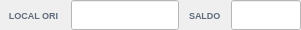
                  <widget class="QWidget" name="widget_20" native="true">
                   <property name="minimumSize">
                    <size>
                     <width>0</width>
                     <height>30</height>
                    </size>
                   </property>
                   <property name="maximumSize">
                    <size>
                     <width>16777215</width>
                     <height>30</height>
                    </size>
                   </property>
                   <property name="styleSheet">
                    <string notr="true"/>
                   </property>
                   <layout class="QHBoxLayout" name="horizontalLayout_18">
                    <property name="spacing">
                     <number>6</number>
                    </property>
                    <property name="leftMargin">
                     <number>0</number>
                    </property>
                    <property name="topMargin">
                     <number>0</number>
                    </property>
                    <property name="rightMargin">
                     <number>0</number>
                    </property>
                    <property name="bottomMargin">
                     <number>0</number>
                    </property>
                    <item>
                     <widget class="QLabel" name="label_33">
                      <property name="sizePolicy">
                       <sizepolicy hsizetype="Preferred" vsizetype="Preferred">
                        <horstretch>0</horstretch>
                        <verstretch>0</verstretch>
                       </sizepolicy>
                      </property>
                      <property name="minimumSize">
                       <size>
                        <width>65</width>
                        <height>0</height>
                       </size>
                      </property>
                      <property name="maximumSize">
                       <size>
                        <width>65</width>
                        <height>16777215</height>
                       </size>
                      </property>
                      <property name="font">
                       <font>
                        <pointsize>-1</pointsize>
                        <weight>75</weight>
                        <bold>true</bold>
                       </font>
                      </property>
                      <property name="styleSheet">
                       <string notr="true">border: none;
background: transparent;
color: #5f6b7a;
font-size: 9px;
font-weight: bold;
padding-left: 2px;</string>
                      </property>
                      <property name="text">
                       <string>LOCAL ORI</string>
                      </property>
                      <property name="alignment">
                       <set>Qt::AlignCenter</set>
                      </property>
                     </widget>
                    </item>
                    <item>
                     <widget class="QLineEdit" name="line_Local_Venda">
                      <property name="sizePolicy">
                       <sizepolicy hsizetype="Preferred" vsizetype="Preferred">
                        <horstretch>0</horstretch>
                        <verstretch>0</verstretch>
                       </sizepolicy>
                      </property>
                      <property name="font">
                       <font>
                        <pointsize>9</pointsize>
                       </font>
                      </property>
                      <property name="styleSheet">
                       <string notr="true">background-color: rgb(255, 255, 255);</string>
                      </property>
                      <property name="alignment">
                       <set>Qt::AlignLeading|Qt::AlignLeft|Qt::AlignVCenter</set>
                      </property>
                      <property name="readOnly">
                       <bool>true</bool>
                      </property>
                     </widget>
                    </item>
                    <item>
                     <widget class="QLabel" name="label_39">
                      <property name="sizePolicy">
                       <sizepolicy hsizetype="Preferred" vsizetype="Preferred">
                        <horstretch>0</horstretch>
                        <verstretch>0</verstretch>
                       </sizepolicy>
                      </property>
                      <property name="minimumSize">
                       <size>
                        <width>40</width>
                        <height>0</height>
                       </size>
                      </property>
                      <property name="maximumSize">
                       <size>
                        <width>40</width>
                        <height>16777215</height>
                       </size>
                      </property>
                      <property name="font">
                       <font>
                        <pointsize>-1</pointsize>
                        <weight>75</weight>
                        <bold>true</bold>
                       </font>
                      </property>
                      <property name="styleSheet">
                       <string notr="true">border: none;
background: transparent;
color: #5f6b7a;
font-size: 9px;
font-weight: bold;
padding-left: 2px;</string>
                      </property>
                      <property name="text">
                       <string>SALDO</string>
                      </property>
                      <property name="alignment">
                       <set>Qt::AlignLeading|Qt::AlignLeft|Qt::AlignVCenter</set>
                      </property>
                     </widget>
                    </item>
                    <item>
                     <widget class="QLineEdit" name="line_Saldo_Venda">
                      <property name="sizePolicy">
                       <sizepolicy hsizetype="Preferred" vsizetype="Preferred">
                        <horstretch>0</horstretch>
                        <verstretch>0</verstretch>
                       </sizepolicy>
                      </property>
                      <property name="minimumSize">
                       <size>
                        <width>70</width>
                        <height>0</height>
                       </size>
                      </property>
                      <property name="maximumSize">
                       <size>
                        <width>70</width>
                        <height>16777215</height>
                       </size>
                      </property>
                      <property name="font">
                       <font>
                        <pointsize>9</pointsize>
                       </font>
                      </property>
                      <property name="cursor">
                       <cursorShape>IBeamCursor</cursorShape>
                      </property>
                      <property name="styleSheet">
                       <string notr="true">background-color: rgb(255, 255, 255);</string>
                      </property>
                      <property name="inputMask">
                       <string/>
                      </property>
                      <property name="text">
                       <string/>
                      </property>
                      <property name="frame">
                       <bool>true</bool>
                      </property>
                      <property name="echoMode">
                       <enum>QLineEdit::Normal</enum>
                      </property>
                      <property name="alignment">
                       <set>Qt::AlignCenter</set>
                      </property>
                      <property name="readOnly">
                       <bool>true</bool>
                      </property>
                     </widget>
                    </item>
                   </layout>
                  </widget>
